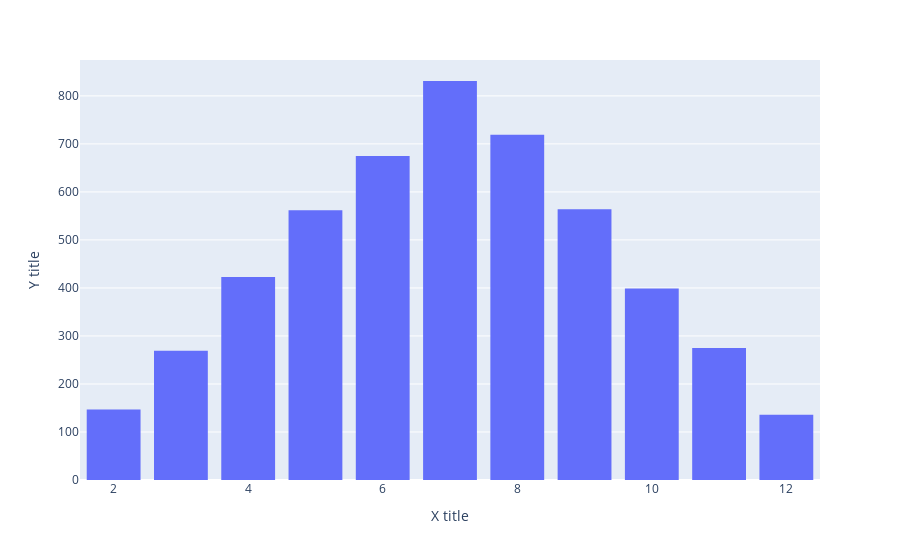

The cell this chart's notebook holds for it:
### Markdown cell above
# Histogram

### Code cell
import numpy as np

dice1 = np.random.randint(1,7,5000)
dice2 = np.random.randint(1,7,5000)
dice = dice1 + dice2

fig = px.histogram(dice,nbins=11,labels={'value':'Dice'})
fig.update_layout(xaxis_title_text="X title ",yaxis_title_text="Y title ",bargap=0.2,showlegend=False)

### Figure 1 — Plotly figure (JSON) as saved in the notebook; plotly's stock layout.template omitted (floating-point values rounded to 4 significant figures; data arrays with more than 128 entries replaced by an {"elided": "..."} marker saying what was removed)
{"data": [{"alignmentgroup": "True", "bingroup": "x", "hovertemplate": "variable=0<br>Dice=%{x}<br>count=%{y}<extra></extra>", "legendgroup": "0", "marker": {"color": "#636efa", "pattern": {"shape": ""}}, "name": "0", "nbinsx": 11, "offsetgroup": "0", "orientation": "v", "showlegend": true, "type": "histogram", "x": {"elided": "5000 int values"}, "xaxis": "x", "yaxis": "y"}], "layout": {"bargap": 0.2, "barmode": "relative", "legend": {"title": {"text": "variable"}, "tracegroupgap": 0}, "margin": {"t": 60}, "showlegend": false, "xaxis": {"anchor": "y", "domain": [0, 1], "title": {"text": "X title "}}, "yaxis": {"anchor": "x", "domain": [0, 1], "title": {"text": "Y title "}}}}
